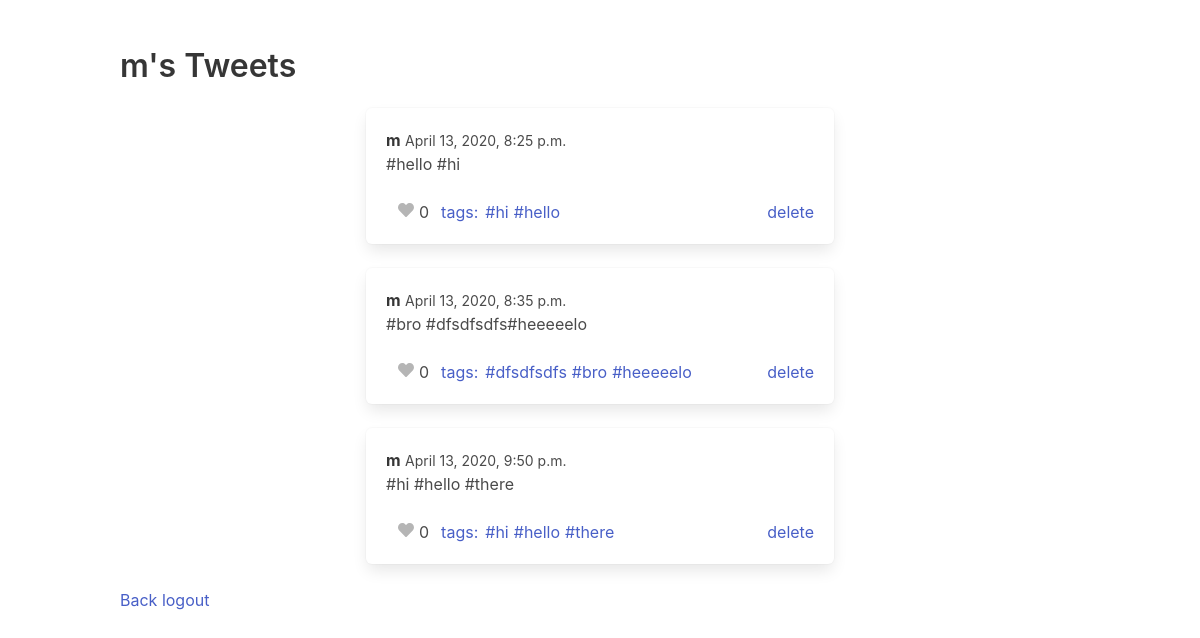
Screenshot of /profile (signed in) with the database file from the repository.
### core/models.py (models this page shows)
class Tweet(models.Model):
  time = models.DateTimeField(auto_now=True)
  author = models.CharField(max_length=40)
  content = models.CharField(max_length=280)
  likes = models.ManyToManyField(User)

class Hashtag(models.Model):
  tweets = models.ManyToManyField(Tweet)
  name = models.CharField(max_length=50)

### core/views.py (the view)
# urls.py: path('profile', profile, name='profile'),
def profile(request):
  tweets = Tweet.objects.filter(author=request.user.username)
  return render(request, "profile.html", {"tweets": tweets})

### core/templates/profile.html (shortened to what this page needs)
<!DOCTYPE html>
<html>
  <head>
    <link rel="stylesheet" href="https://cdn.jsdelivr.net/npm/bulma@0.8.2/css/bulma.min.css">
  </head>
  <body>
  <section class="section">
    <div class="container">
      <h1 class="title">
        {{user.username}}'s Tweets
      </h1>
      <div class="columns">
        <div class="column is-3"></div>
        <div class="column is-6 container has-text-left">
          {% for tweet in tweets %}
          <div class="box content">
            <div class="content">
              <p>
                <strong>{{tweet.author}}</strong> <small>{{tweet.time}}</small>
                <br>
                {{tweet.content}}
              </p>
            </div>
            <nav class="level is-mobile">
              <div class="level-left">
                <a class="level-item">
                  {% if user.is_authenticated and user in tweet.likes.all %}
                  <a href="{% url 'like' id=tweet.id %}">
                    <span class="icon is-small has-text-danger" style="margin-right: 5px;">
                      <i class="fas fa-heart"></i>
                    </span>
                  </a>
                  {{tweet.likes.all.count}}
                  {% elif user.is_authenticated %}
                  <a href="{% url 'like' id=tweet.id %}">
                    <span class="icon is-small has-text-grey-light" style="margin-right: 5px;">
                      <i class="fas fa-heart"></i>
                    </span>
                  </a>
                  {{tweet.likes.all.count}}
                  {% endif %}
                </a>
                <a class="level-item" style="margin-right: 2px;">
                  {% if tweet.hashtag_set.all.count != 0 %}
                  tags:
                  {% for tag in tweet.hashtag_set.all %}
                  <a href="{% url 'hashtag' id=tag.id%}" style="margin-left: 5px;">#{{tag.name}}</a>
                  {% endfor %}
                  {%endif %}
                </a>
              </div>
              {% if user.is_authenticated and tweet.author == user.username %}
              <a class="level-right" href="{% url 'delete' id=tweet.id%}">
                delete
              </a>
              {%endif %}
            </nav>
          </div>
          {% endfor %}
        </div>
        <div class="column is-3"></div>
      </div>
      <a class="btn btn-primary" href="/">Back</a>
      {% if user.is_authenticated %}
      <a class="btn btn-primary" href='logout'>logout</a>
      {% else %}
      <a class="btn btn-primary" href='login'>login</a>
      {% endif %}
    </div>
  </section>
  </body>
</html>

### rows the page displays
Tweet: author "m", time "April 13, 2020, 8:25 p.m.", content "#hello #hi", likes.all.count "0", shows "delete"
Hashtag: name "hi"
Hashtag: name "hello"
Tweet: author "m", time "April 13, 2020, 8:35 p.m.", content "#bro #dfsdfsdfs#heeeeelo", likes.all.count "0", shows "delete"
Hashtag: name "dfsdfsdfs"
Hashtag: name "bro"
Hashtag: name "heeeeelo"
Tweet: author "m", time "April 13, 2020, 9:50 p.m.", content "#hi #hello #there", likes.all.count "0", shows "delete"
Hashtag: name "there"

### other values shown
{{ user.username }} "m"
